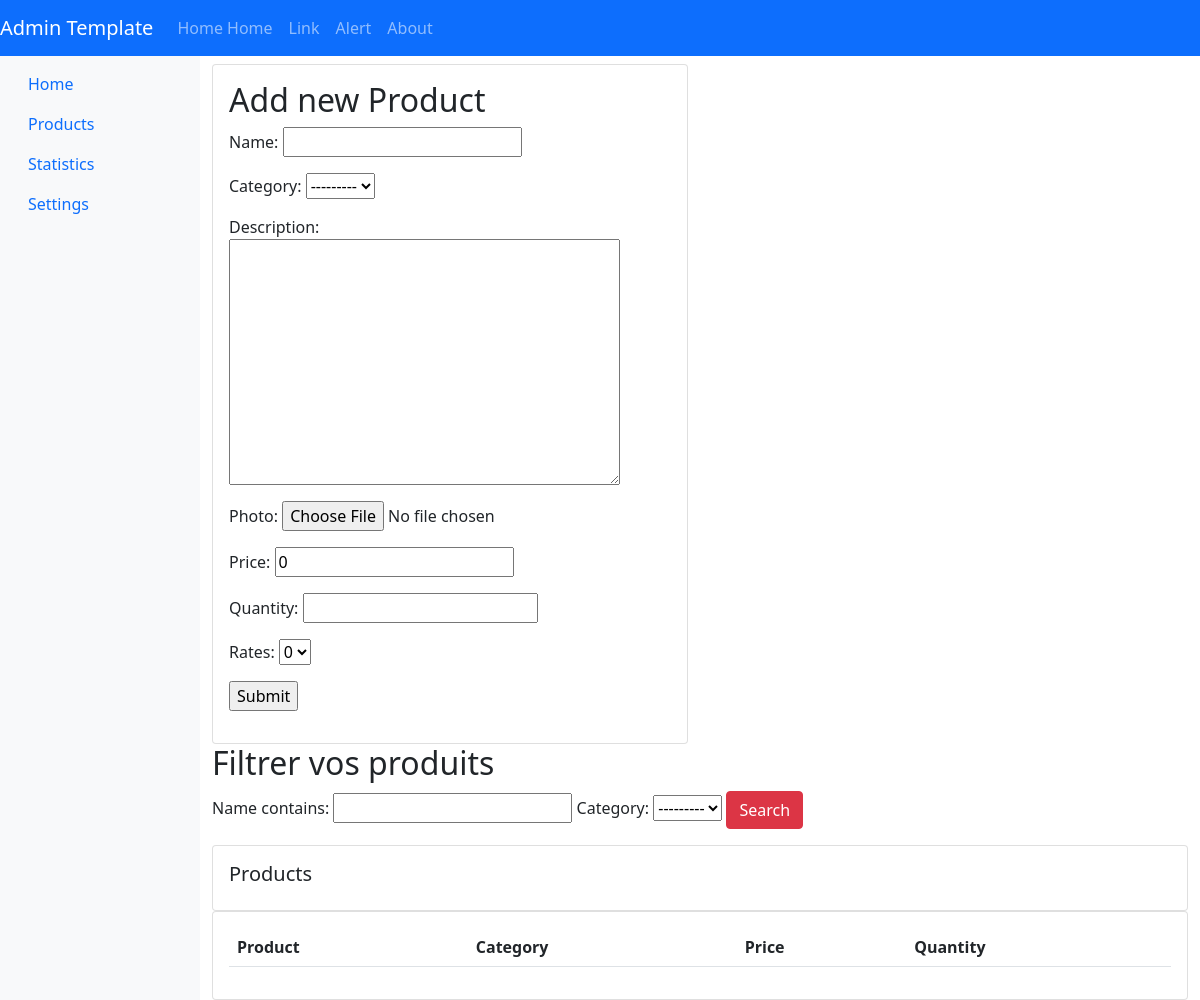
Page /prod/ on the earlier database version.
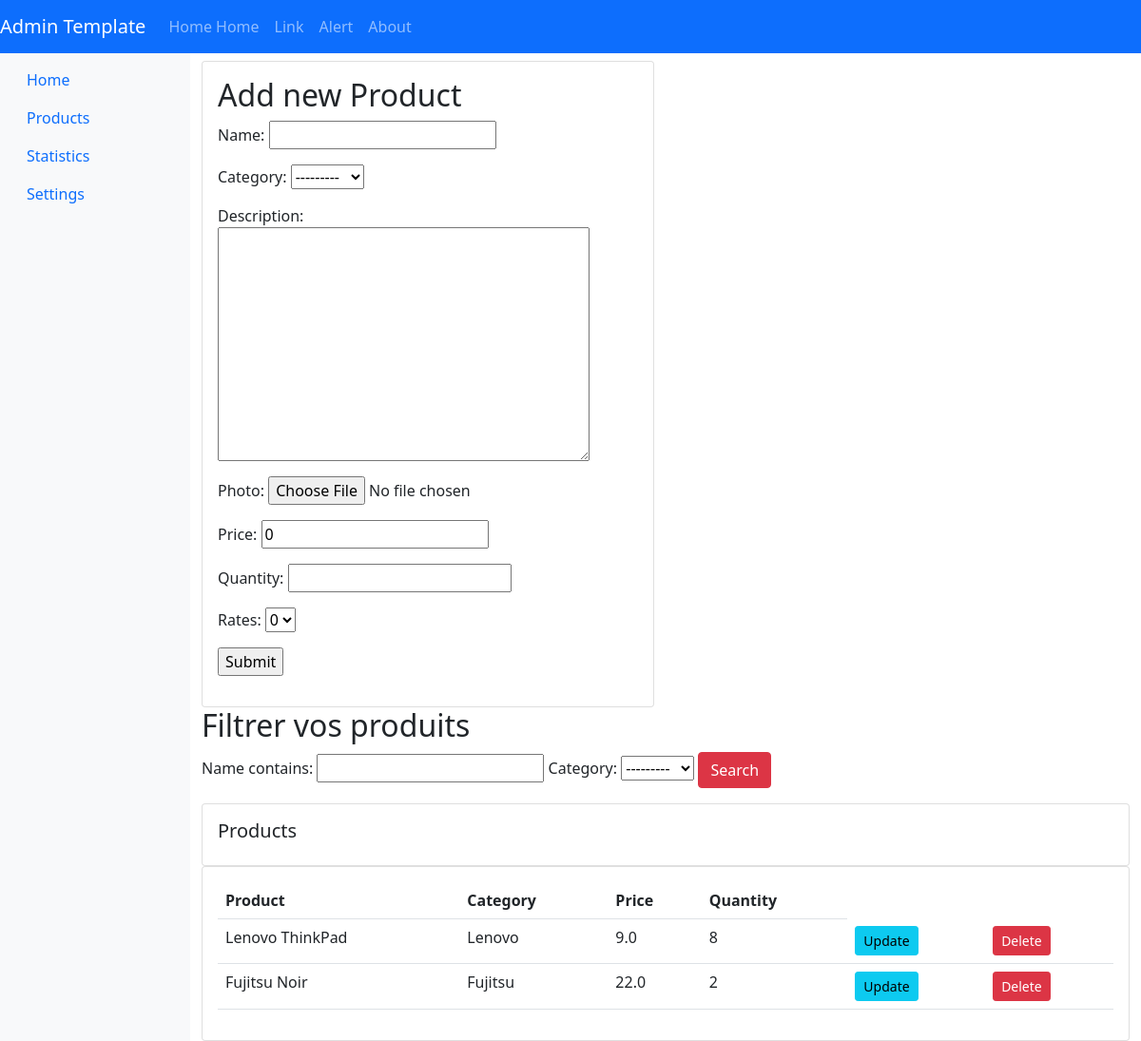
Same page on the later database version.
### e_commerce/models.py (models this page shows, shortened)
class Category(Model):
    category = CharField(max_length=50)
    def __str__(self):
        return self.category

class Product(Model):
    name = CharField(max_length=100)
    category = ForeignKey(
        Category, related_name='categories', on_delete=CASCADE)
    description = TextField()
    photo = ImageField()
    price = FloatField(default=0)
    quantity = PositiveBigIntegerField(null=True)
    rates = IntegerField(choices=INTEGERS, default=0)

### dashboardSeller/views.py (the view, shortened to what this page needs)
# urls.py: path('prod/', views.showProduct, name='prod'),
def showProduct(request):
    form = CreateProductForm()
    products = Product.objects.all()
    myFilter = ProductFilter(request.GET, queryset=products)
    products = myFilter.qs
    context = {'form': form, 'products': products,
               'myFilter': myFilter,
               }
    return render(request, 'dashboardSeller/products.html', context)

### dashboardSeller/forms.py
class CreateProductForm(ModelForm):
    class Meta:
        model = Product
        fields = '__all__'

### templates/dashboardSeller/products.html (shortened to what this page needs)
{% extends 'dashboardSeller/dashboard.html' %}
{% block content %}
<div class="row">
    <div class="col-md-6">
        <div class="card card-body">
            <h2>Add new Product</h2>
            <form action="" method="POST">
                {{form.as_p}}
                <input type="submit" name="Submit">
            </form>
        </div>
    </div>
</div>
<div>
    <form method="GET">
        <h2>Filtrer vos produits </h2>
        {{myFilter.form}}
        <button type="Submit" class="btn btn-danger">Search</button>
    </form>
</div>
<div class="row">
    <div class="col-md">
        <div class="card card-body">
            <h5>Products</h5>
        </div>
        <div class="card card-body">
            <table class="table">
                <tr>
                    <th>Product</th>
                    <th>Category</th>
                    <th>Price</th>
                    <th>Quantity</th>
                </tr>
                {% for i in products %}
                <tr>
                    <td>{{i.name}}</td>
                    <td>{{i.category}}</td>
                    <td>{{i.price}}</td>
                    <td>{{i.quantity}}</td>
                    <td><a class="btn btn-sm btn-info" href="{% url 'update_product' i.id %}">Update</a></td>
                    <td><a class="btn btn-sm btn-danger" href="{% url 'delete_product' i.id %}">Delete</a></td>
                </tr>
                {% endfor %}
            </table>
        </div>
    </div>
</div>
{% endblock %}

### templates/dashboardSeller/dashboard.html (shortened to what this page needs)
{% load static %}
<head>
    <link href="https://cdn.jsdelivr.net/npm/bootstrap@5.0.0-beta3/dist/css/bootstrap.min.css" rel="stylesheet"
>
</head>
<nav class="navbar fixed-top navbar-expand-md navbar-dark bg-primary mb-3">
    <div class="flex-row d-flex">
        <a class="navbar-brand" href="#" title="Free Bootstrap 4 Admin Template">Admin Template</a>
    </div>
    <div class="navbar-collapse collapse" id="collapsingNavbar">
        <ul class="navbar-nav">
            <li class="nav-item active">
                <a class="nav-link" href="#">Home <span class="sr-only">Home</span></a>
            </li>
            <li class="nav-item">
                <a class="nav-link" href="//www.codeply.com">Link</a>
            </li>
        </ul>
        <ul class="navbar-nav ml-auto">
            <li class="nav-item">
                <a class="nav-link" href="#myAlert" data-toggle="collapse">Alert</a>
            </li>
            <li class="nav-item">
                <a class="nav-link" href="" data-target="#myModal" data-toggle="modal">About</a>
            </li>
        </ul>
    </div>
</nav>
<div class="container-fluid" id="main">
    <div class="row row-offcanvas row-offcanvas-left">
        <div class="col-md-3 col-lg-2 sidebar-offcanvas bg-light pl-0" id="sidebar" role="navigation">
            <ul class="nav flex-column sticky-top pl-0 pt-5 mt-3">
                <li class="nav-item"><a class="nav-link" href="{% url 'dashboardSeller' %}">Home</a></li>
                <li class="nav-item"><a class="nav-link" href="{% url 'prod' %}">Products</a></li>
                <li class="nav-item"><a class="nav-link" href="{% url 'statistics' %}">Statistics</a></li>
                <li class="nav-item"><a class="nav-link" href="{% url 'settings' %}">Settings</a></li>
            </ul>
        </div>
        <div class="col main pt-5 mt-3">
            {% block content %}{% endblock content %}
        </div>
    </div>
</div>

### templates/dashboardSeller/dashboard.html (style rules this page uses)
.card { overflow: hidden; }

Differences in the rows shown:
added Category: category "---------"
added Product: name "Lenovo ThinkPad", category "Lenovo", price "9.0", quantity "8"
added Product: name "Fujitsu Noir", category "Fujitsu", price "22.0", quantity "2"
Other differences:
form field category: "---------" → (not shown)
